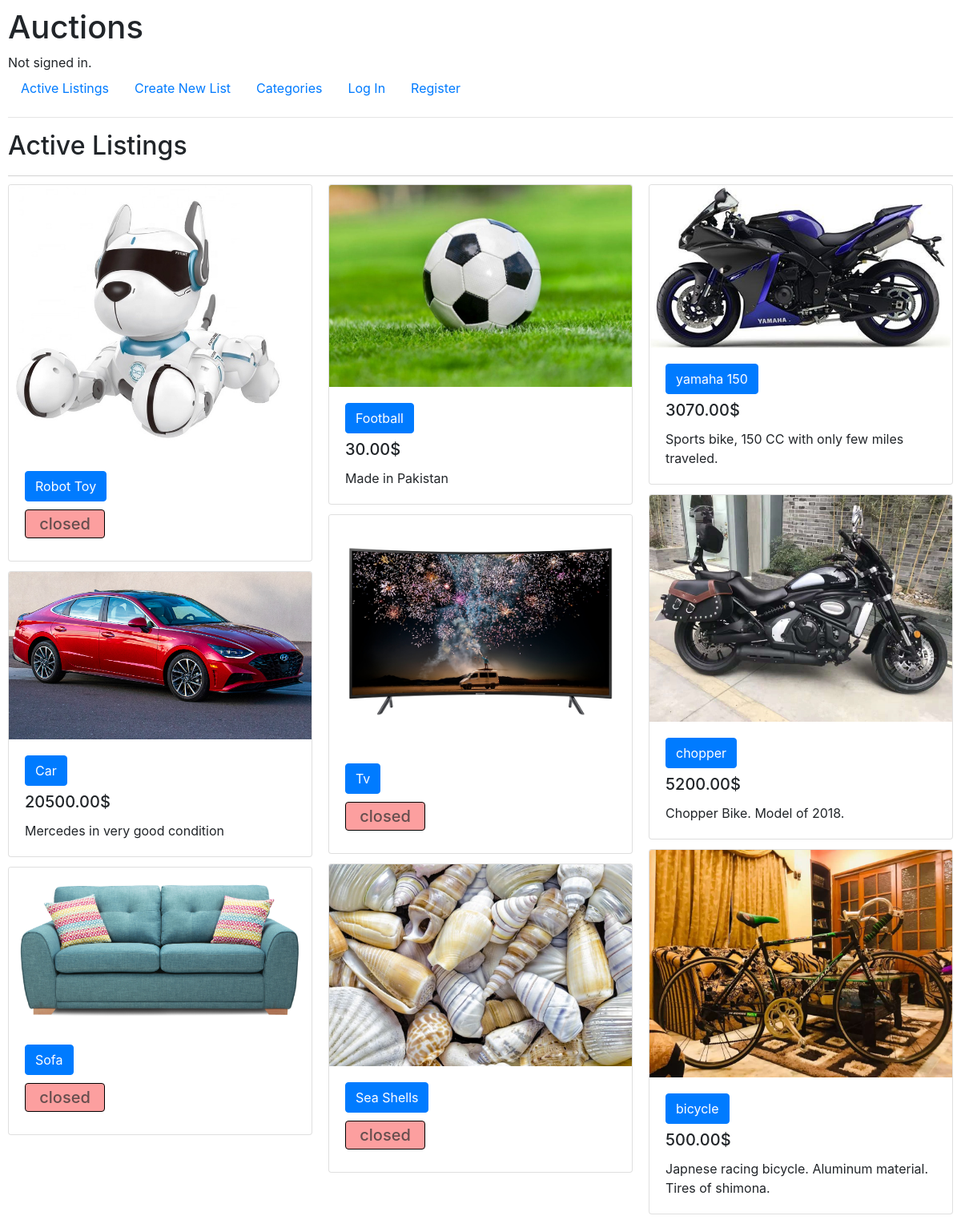
The page / on the database its author committed.
### auctions/models.py (models this page shows, shortened)
class list_item(models.Model):
	id= models.AutoField(primary_key=True)
	title = models.CharField(max_length=124)
	initiator=models.ForeignKey(User, on_delete=models.CASCADE, name="item_creator")
	bidPrice = models.DecimalField(max_digits=10, decimal_places=2,validators= [MinValueValidator(1)])
	category_choices = [
	("Fashion", "Fashion"),
	("Toys", "Toys"),
	("Electronics", "Electronics"),
	("Home", "Home"),
	("Other", "Other"),
	]
	category = models.CharField(
		max_length= 124,
		choices = category_choices,
		default = "Home",
	)
	picture_item= models.ImageField(upload_to="images/")
	description = models.TextField(default="None")
	closed = models.BooleanField(default=False)

### auctions/views.py (the view)
# urls.py: path("", views.index, name="index"),
def index(request):
    lists = list_item.objects.all()
    return render(request, "auctions/index.html", {"items": lists, "media_url":MEDIA_URL,})

### auctions/templates/auctions/index.html (shortened to what this page needs)
{% extends "auctions/layout.html" %}
{% block body %}
    <h2>Active Listings</h2>
    <div style="height: 10px;"></div>
    <div style="height: 1px; background-color: lightgray;"></div>
    <div style="height: 10px;"></div>
    <div class="card-columns">
    	{% for item in items %}
            <div class="card">
                <img class="card-img-top" src="{{ media_url }}{{ item.picture_item }}" alt="No image found">
                <div class="card-body">
                    <a href="{% url 'list_page' item.id %}" class="btn btn-primary">{{item.title}}</a>
                    {% if item.closed %}
                        <h5 style="background-color:#fc9f9f;width: 100px;border: 1px solid black;padding: 5px;margin-top: 10px; text-align: center; border-radius: 4px; color: #664e4e;">closed</h5>
                    {% else %}
                        <h5 style="margin-top: 8px;" class="card-title">{{item.bidPrice}}$</h5>
                        <p class="card-text">{{item.description}}</p>
                    {% endif %}
    		    </div>
            </div>
            {% empty %}
                <ul><li style="font-size: 25px;">None</li></ul>
	    {% endfor %}
    </div>
{% endblock %}

### auctions/templates/auctions/layout.html (shortened to what this page needs)
{% load static %}
<!DOCTYPE html>
<html lang="en">
    <head>
        <link rel="stylesheet" href="https://stackpath.bootstrapcdn.com/bootstrap/4.4.1/css/bootstrap.min.css">
        <link href="{% static 'auctions/styles.css' %}" rel="stylesheet">
    </head>
    <body>
        <h1>Auctions</h1>
        <div>
            {% if user.is_authenticated %}
                Signed in as <strong>{{ user.username }}</strong>.
            {% else %}
                Not signed in.
            {% endif %}
        </div>
        <ul class="nav">
            <li class="nav-item">
                <a class="nav-link" href="{% url 'index' %}">Active Listings</a>
            </li>
            <li class="nav-item">
                <a class="nav-link" href="{% url 'create_page' %}">Create New List</a>
            </li>
            <li class="nav-item">
                <a class="nav-link" href="{% url 'categories_display' %}">Categories</a>
            </li>
            {% if user.is_authenticated %}
                <li class="nav-item">
                    <a class="nav-link" href="{% url 'watchlist_display' %}">Your WatchList</a>
                </li>
                <li class="nav-item">
                    <a class="nav-link" href="{% url 'logout' %}">Log Out</a>
                </li>
            {% else %}
                <li class="nav-item">
                    <a class="nav-link" href="{% url 'login' %}">Log In</a>
                </li>
                <li class="nav-item">
                    <a class="nav-link" href="{% url 'register' %}">Register</a>
                </li>
            {% endif %}
        </ul>
        <hr>
        {% block body %}
        {% endblock %}
    </body>
</html>

### auctions/static/auctions/styles.css (style rules this page uses)
body { padding: 10px; }

### rows shown on the page
list_item: picture_item (picture), title "Robot Toy", closed "closed"
list_item: picture_item (picture), title "Car", bidPrice "20500.00", description "Mercedes in very good condition"
list_item: picture_item (picture), title "Sofa", closed "closed"
list_item: picture_item (picture), title "Football", bidPrice "30.00", description "Made in Pakistan"
list_item: picture_item (picture), title "Tv", closed "closed"
list_item: picture_item (picture), title "Sea Shells", closed "closed"
list_item: picture_item (picture), title "yamaha 150", bidPrice "3070.00", description "Sports bike, 150 CC with only few miles traveled."
list_item: picture_item (picture), title "chopper", bidPrice "5200.00", description "Chopper Bike. Model of 2018."
list_item: picture_item (picture), title "bicycle", bidPrice "500.00", description "Japnese racing bicycle. Aluminum material. Tires of shimona."
